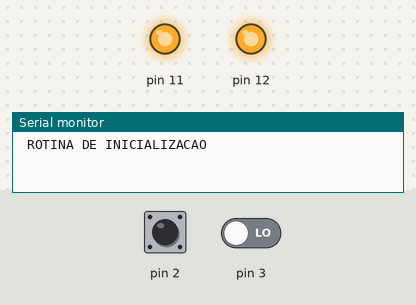
Bench run of a sketch on a simulated Arduino Uno, built with avr-gcc and run on an emulated ATmega328P. On the bench: output pins drawn as LEDs (lit = HIGH), the last lines printed to the serial monitor. Dashed ring = blinking. Inputs (shaded band) come from the test bench; at power-on: pin 2 LOW, pin 3 LOW.

Above: at 1.01 s.
1.3 s: pin 2 driven HIGH
2.8 s: pin 2 driven LOW
At 2.81 s:
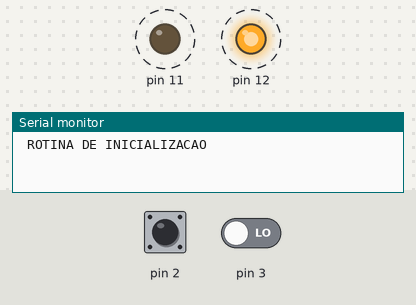
5.8 s: pin 3 driven HIGH
8.8 s: pin 2 pulsed HIGH 2 times (0.12 s each, 0.3 s apart)
At 10.3 s:
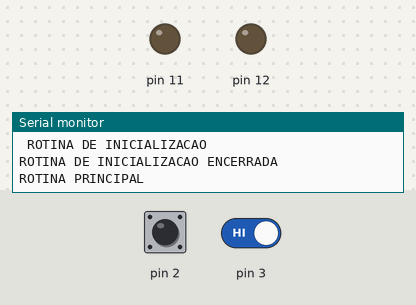
Timing chart, 0 to 11.8 s (numbered marks = the images above; inputs shaded):
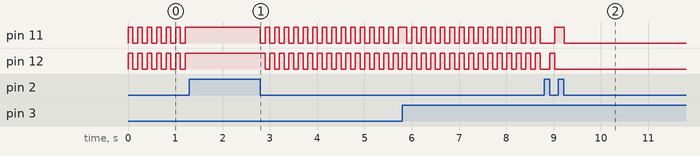

The sketch:

projeto5pt1.ino
```cpp
#include "Wire.h"

byte x = 0;
String texto = "";
unsigned long leds11 = millis ();
unsigned long leds12 = millis ();
volatile int tempo1 = 100;
volatile int a = 0;
void (*funcReset) () = 0;

void interrupcao(){
  funcReset();
}

void setup() {
  Wire.begin();
  Serial.begin(9600);
  Serial.println(" ROTINA DE INICIALIZACAO");
  pinMode(11, OUTPUT);
  pinMode(12, OUTPUT);
  pinMode(2, INPUT);
  pinMode(3, INPUT);
  attachInterrupt(digitalPinToInterrupt(3),interrupcao,RISING);
}

void principal(){
  Serial.println("ROTINA PRINCIPAL");
  while(1){
    if (Serial.available()){
      texto = Serial.readStringUntil('\n');
      if(texto = "ldr"){
      Wire.beginTransmission(8);
        x = 1;
      Wire.write(x);
      Wire.endTransmission();
      Wire.requestFrom(8, 2);}
      if(texto = "pot"){
      Wire.beginTransmission(8);
        x = 2;
      Wire.write(x);
      Wire.endTransmission();
      Wire.requestFrom(8, 2);}
      if(texto = "int"){
      Wire.beginTransmission(8);
        x = 3;
      Wire.write(x);
      Wire.endTransmission();
      Wire.requestFrom(8, 2);}
      if(texto = "led"){
      Wire.beginTransmission(8);
        x = 4;
      Wire.write(x);
      Wire.endTransmission();
      Wire.requestFrom(8, 2);}
  while(1 < Wire.available())
  {
    byte c = Wire.read();
    Serial.println(c);
  }
   }
  }
 }


void piscaLeds1(){
  if (millis()- leds11 <= tempo1){
    digitalWrite(11,1);
    digitalWrite(12,1);
    }
    else{
    digitalWrite(11,0);
    digitalWrite(12,0);
   }
   if(millis()- leds11 > tempo1*2){
    leds11 = millis();
    leds12 = millis();
   }
  }

void piscaLeds2(){
  if (millis() - leds12 <= tempo1){
    digitalWrite(12,1);
    digitalWrite(11,0);
    }
   else{
    digitalWrite(12,0);
    digitalWrite(11,1);

    }
   if(millis()- leds12 > tempo1*2){
    leds11 = millis();
    leds12 = millis();
   }
}

void loop(){
 piscaLeds1();
 if(digitalRead(2)){
  a++;
  while(digitalRead(2)){}
  leds11 = millis ();
  leds12 = millis ();
  tempo1 = 100;
 }
 if(a == 1){
  while(1){
   piscaLeds2();
   if(digitalRead(2)){
   a++;
  while(digitalRead(2)){}
  leds11 = millis ();
  leds12 = millis ();
  tempo1 = 100;
  break;
  }
 }
}
 if (a == 2){
 Serial.println("ROTINA DE INICIALIZACAO ENCERRADA");
 digitalWrite(11,0);
 digitalWrite(12,0);
 principal();

 }
}
```

Measured:
- after the input at 1.3 s, pin 11, pin 12: stops changing and stays HIGH
- after the input at 2.8 s, pin 11: alternates HIGH for 0.10 s and LOW for 0.10 s, starting at once; pin 12: alternates HIGH for 0.10 s and LOW for 0.10 s, starting after 0.10 s
